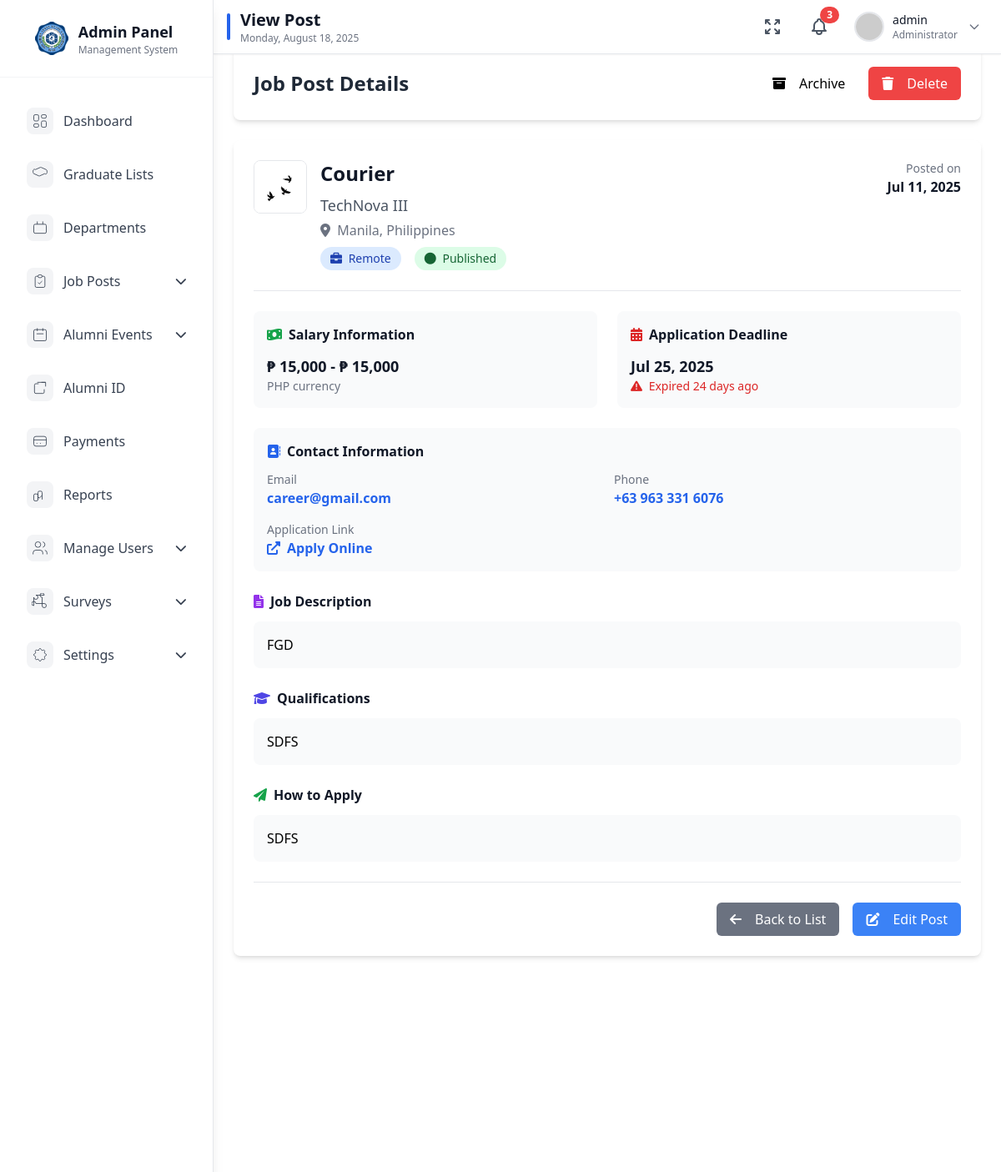
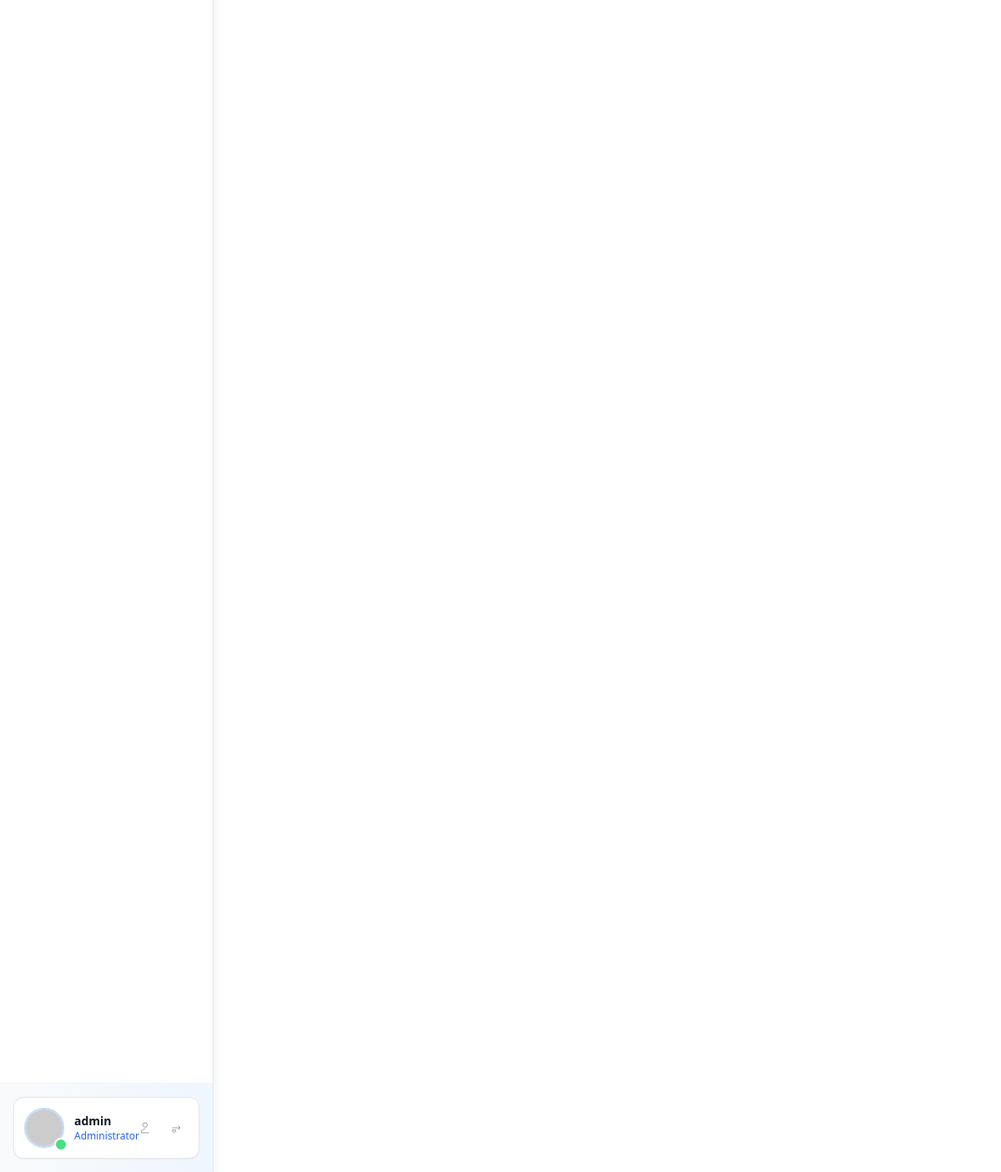
The app's page /admin/view-post.php?id=3 (signed in) with its own data (2 pictures, top to bottom).
### tables this page shows
CREATE TABLE `job_posts` (
  `id` int(11) NOT NULL,
  `job_title` varchar(255) NOT NULL,
  `company_name` varchar(255) NOT NULL,
  `company_logo` varchar(255) DEFAULT NULL,
  `job_type` varchar(50) NOT NULL,
  `job_category` varchar(100) NOT NULL,
  `location` varchar(255) NOT NULL,
  `salary_min` decimal(10,2) DEFAULT NULL,
  `salary_max` decimal(10,2) DEFAULT NULL,
  `currency` varchar(3) DEFAULT 'USD',
  `deadline` date NOT NULL,
  `contact_email` varchar(255) NOT NULL,
  `contact_phone` varchar(50) NOT NULL,
  `job_description` text NOT NULL,
  `qualifications` text NOT NULL,
  `how_to_apply` text NOT NULL,
  `job_link` varchar(255) DEFAULT NULL,
  `status` enum('draft','published','archived') NOT NULL DEFAULT 'draft',
  `posted_date` datetime NOT NULL,
  `created_at` timestamp NULL DEFAULT current_timestamp(),
  `updated_at` timestamp NULL DEFAULT current_timestamp() ON UPDATE current_timestamp()
);

### admin/view-post.php (the view, shortened to what this page needs)
<?php
include 'includes/header.php';
include 'includes/navbar.php';
include 'includes/sidebar.php';
include 'config/database.php';
$id = isset($_GET['id']) ? intval($_GET['id']) : 0;
$stmt = $conn->prepare("SELECT * FROM job_posts WHERE id = :id");
$stmt->bindValue(':id', $id, PDO::PARAM_INT);
$stmt->execute();
$job_post = $stmt->fetch(PDO::FETCH_ASSOC);
$currencySymbols = [
    'USD' => '$',
    'EUR' => '€',
    'GBP' => '£',
    'JPY' => '¥',
    'AUD' => 'A$',
    'CAD' => 'C$',
    'CHF' => 'Fr',
    'CNY' => '¥',
    'INR' => '₹',
    'PHP' => '₱',
    'SGD' => 'S$',
    'AED' => 'د.إ',
    'BRL' => 'R$',
    'MXN' => 'Mex$',
    'NZD' => 'NZ$',
    'ZAR' => 'R'
];
$currency = isset($job_post['currency']) ? $job_post['currency'] : 'USD';
$symbol = $currencySymbols[$currency] ?? '$';
?>
<div class="main-content min-h-screen flex flex-col bg-white pt-8">
    <div class="flex-1 p-6">
        <div class="max-w-4xl mx-auto">
            <div class="bg-white rounded-lg shadow-md p-6 mb-6">
                <div class="flex justify-between items-center">
                    <h1 class="text-2xl font-semibold text-gray-800">Job Post Details</h1>
                    <div class="flex space-x-3">
                        <button onclick="showModal('archiveModal')" class="btn btn-warning">
                            <i class="fas fa-archive mr-2"></i>
                            Archive
                        </button>
                        <button onclick="showModal('deleteModal')" class="btn btn-danger">
                            <i class="fas fa-trash mr-2"></i>
                            Delete
                        </button>
                    </div>
                </div>
            </div>
            <div class="bg-white rounded-lg shadow-md p-6">
                <div class="border-b border-gray-200 pb-6 mb-6">
                    <div class="flex items-start justify-between">
                        <div class="flex items-start space-x-4">
                            <?php if (isset($job_post['company_logo']) && $job_post['company_logo']): ?>
                                <img src="<?php echo htmlspecialchars($job_post['company_logo']); ?>"
                                     alt="<?php echo htmlspecialchars($job_post['company_name'] ?? 'Company'); ?> Logo"
                                     class="w-16 h-16 object-contain rounded-lg border border-gray-200">
                            <?php else: ?>
                                <div class="w-16 h-16 bg-gray-100 rounded-lg flex items-center justify-center">
                                    <i class="fas fa-building text-gray-400 text-xl"></i>
                                </div>
                            <?php endif; ?>
                            <div>
                                <h2 class="text-2xl font-bold text-gray-900 mb-2"><?php echo htmlspecialchars($job_post['job_title'] ?? 'Untitled Job'); ?></h2>
                                <p class="text-lg text-gray-600 mb-1"><?php echo htmlspecialchars($job_post['company_name'] ?? 'Unknown Company'); ?></p>
                                <?php if (isset($job_post['location']) && $job_post['location']): ?>
                                    <p class="text-gray-500 mb-2">
                                        <i class="fas fa-map-marker-alt mr-1"></i>
                                        <?php echo htmlspecialchars($job_post['location']); ?>
                                    </p>
                                <?php endif; ?>
                                <div class="flex items-center space-x-4 text-sm">
                                    <?php if (isset($job_post['job_type']) && $job_post['job_type']): ?>
                                        <span class="px-3 py-1 bg-blue-100 text-blue-800 rounded-full">
                                            <i class="fas fa-briefcase mr-1"></i>
                                            <?php echo htmlspecialchars($job_post['job_type']); ?>
                                        </span>
                                    <?php endif; ?>
                                    <?php if (isset($job_post['status'])): ?>
                                        <span class="px-3 py-1 <?php echo $job_post['status'] === 'published' ? 'bg-green-100 text-green-800' : 'bg-yellow-100 text-yellow-800'; ?> rounded-full">
                                            <i class="fas fa-circle mr-1"></i>
                                            <?php echo ucfirst($job_post['status']); ?>
                                        </span>
                                    <?php endif; ?>
                                </div>
                            </div>
                        </div>
                        <div class="text-right">
                            <p class="text-sm text-gray-500">Posted on</p>
                            <p class="font-semibold text-gray-900"><?php echo date('M d, Y', strtotime($job_post['posted_date'])); ?></p>
                        </div>
                    </div>
                </div>
                <div class="grid grid-cols-1 md:grid-cols-2 gap-6 mb-6">
                    <div class="bg-gray-50 rounded-lg p-4">
                        <h3 class="font-semibold text-gray-900 mb-3 flex items-center">
                            <i class="fas fa-money-bill-wave mr-2 text-green-600"></i>
                            Salary Information
                        </h3>
                        <?php if (isset($job_post['salary_min']) && isset($job_post['salary_max']) && $job_post['salary_min'] && $job_post['salary_max']): ?>
                            <p class="text-lg font-semibold text-gray-900">
                                <?php echo $symbol . ' ' . number_format($job_post['salary_min']) . ' - ' . $symbol . ' ' . number_format($job_post['salary_max']); ?>
                            </p>
                            <p class="text-sm text-gray-500"><?php echo $currency; ?> currency</p>
                        <?php else: ?>
                            <p class="text-gray-500">Salary not specified</p>
                        <?php endif; ?>
                    </div>
                    <div class="bg-gray-50 rounded-lg p-4">
                        <h3 class="font-semibold text-gray-900 mb-3 flex items-center">
                            <i class="fas fa-calendar-alt mr-2 text-red-600"></i>
                            Application Deadline
                        </h3>
                        <p class="text-lg font-semibold text-gray-900">
                            <?php echo date('M d, Y', strtotime($job_post['deadline'])); ?>
                        </p>
                        <?php
                        $deadline = new DateTime($job_post['deadline']);
                        $now = new DateTime();
                        $days_left = $now->diff($deadline)->days;
                        $is_expired = $deadline < $now;
                        ?>
                        <p class="text-sm <?php echo $is_expired ? 'text-red-600' : 'text-gray-500'; ?>">
                            <?php if ($is_expired): ?>
                                <i class="fas fa-exclamation-triangle mr-1"></i>
                                Expired <?php echo $days_left; ?> days ago
                            <?php else: ?>
                                <i class="fas fa-clock mr-1"></i>
                                <?php echo $days_left; ?> days remaining
                            <?php endif; ?>
                        </p>
                    </div>
                </div>
                <div class="bg-gray-50 rounded-lg p-4 mb-6">
                    <h3 class="font-semibold text-gray-900 mb-3 flex items-center">
                        <i class="fas fa-address-book mr-2 text-blue-600"></i>
                        Contact Information
                    </h3>
                    <div class="grid grid-cols-1 md:grid-cols-2 gap-4">
                        <div>
                            <p class="text-sm text-gray-500">Email</p>
                            <p class="font-semibold text-gray-900">
                                <a href="mailto:<?php echo htmlspecialchars($job_post['contact_email']); ?>" class="text-blue-600 hover:text-blue-800">
                                    <?php echo htmlspecialchars($job_post['contact_email']); ?>
                                </a>
                            </p>
                        </div>
                        <?php if (isset($job_post['contact_phone']) && $job_post['contact_phone']): ?>
                            <div>
                                <p class="text-sm text-gray-500">Phone</p>
                                <p class="font-semibold text-gray-900">
                                    <a href="tel:<?php echo htmlspecialchars($job_post['contact_phone']); ?>" class="text-blue-600 hover:text-blue-800">
                                        <?php echo htmlspecialchars($job_post['contact_phone']); ?>
                                    </a>
                                </p>
                            </div>
                        <?php endif; ?>
                    </div>
                    <?php if (isset($job_post['job_link']) && $job_post['job_link']): ?>
                        <div class="mt-4">
                            <p class="text-sm text-gray-500">Application Link</p>
                            <a href="<?php echo htmlspecialchars($job_post['job_link']); ?>"
                               target="_blank"
                               class="inline-flex items-center text-blue-600 hover:text-blue-800 font-semibold">
                                <i class="fas fa-external-link-alt mr-2"></i>
                                Apply Online
                            </a>
                        </div>
                    <?php endif; ?>
                </div>
                <div class="mb-6">
                    <h3 class="font-semibold text-gray-900 mb-3 flex items-center">
                        <i class="fas fa-file-alt mr-2 text-purple-600"></i>
                        Job Description
                    </h3>
                    <div class="bg-gray-50 rounded-lg p-4">
                        <div class="prose max-w-none">
                            <?php echo nl2br(htmlspecialchars($job_post['job_description'] ?? '')); ?>
                        </div>
                    </div>
                </div>
                <div class="mb-6">
                    <h3 class="font-semibold text-gray-900 mb-3 flex items-center">
                        <i class="fas fa-graduation-cap mr-2 text-indigo-600"></i>
                        Qualifications
                    </h3>
                    <div class="bg-gray-50 rounded-lg p-4">
                        <div class="prose max-w-none">
                            <?php echo nl2br(htmlspecialchars($job_post['qualifications'] ?? '')); ?>
                        </div>
                    </div>
                </div>
                <div class="mb-6">
                    <h3 class="font-semibold text-gray-900 mb-3 flex items-center">
                        <i class="fas fa-paper-plane mr-2 text-green-600"></i>
                        How to Apply
                    </h3>
                    <div class="bg-gray-50 rounded-lg p-4">
                        <div class="prose max-w-none">
                            <?php echo nl2br(htmlspecialchars($job_post['how_to_apply'] ?? '')); ?>
                        </div>
                    </div>
                </div>
                <div class="flex justify-end space-x-4 pt-6 border-t border-gray-200">
                    <a href="manage-posts.php" class="btn btn-secondary">
                        <i class="fas fa-arrow-left mr-2"></i>
                        Back to List
                    </a>
                    <a href="edit-post.php?id=<?php echo $job_post['id']; ?>" class="btn btn-primary">
                        <i class="fas fa-edit mr-2"></i>
                        Edit Post
                    </a>
                </div>
            </div>
        </div>
    </div>
</div>
<?php include 'includes/footer.php'; ?>
</body>
</html>

### admin/includes/header.php (style rules this page uses)
.main-content { transition: all 0.3s ease-in-out; margin-left: 16rem; width: calc(100% - 16rem); }
.btn { padding: 0.5rem 1rem; border-radius: 0.375rem; font-weight: 500; transition: all 0.2s; display: inline-flex; align-items: center; justify-content: center; gap: 0.5rem; }
.btn-primary { background-color: #3B82F6; color: white; }
.btn-secondary { background-color: #6B7280; color: white; }
.btn-danger { background-color: #EF4444; color: white; }

### records on screen
job_posts: company_logo (picture), job_title "Courier", company_name "TechNova III", location "Manila, Philippines", job_type "Remote", status "Published", posted_date "Jul 11, 2025", currency "₱", salary_min "15,000", salary_max "15,000", currency "PHP", deadline "Jul 25, 2025", contact_email "career@gmail.com", contact_phone "+63 963 331 6076", job_description "FGD", qualifications "SDFS", how_to_apply "SDFS"

### other values on screen
str_replace(['.php', '-'], ['', ' '], $current_page) "View Post"
$admin_name "admin"
